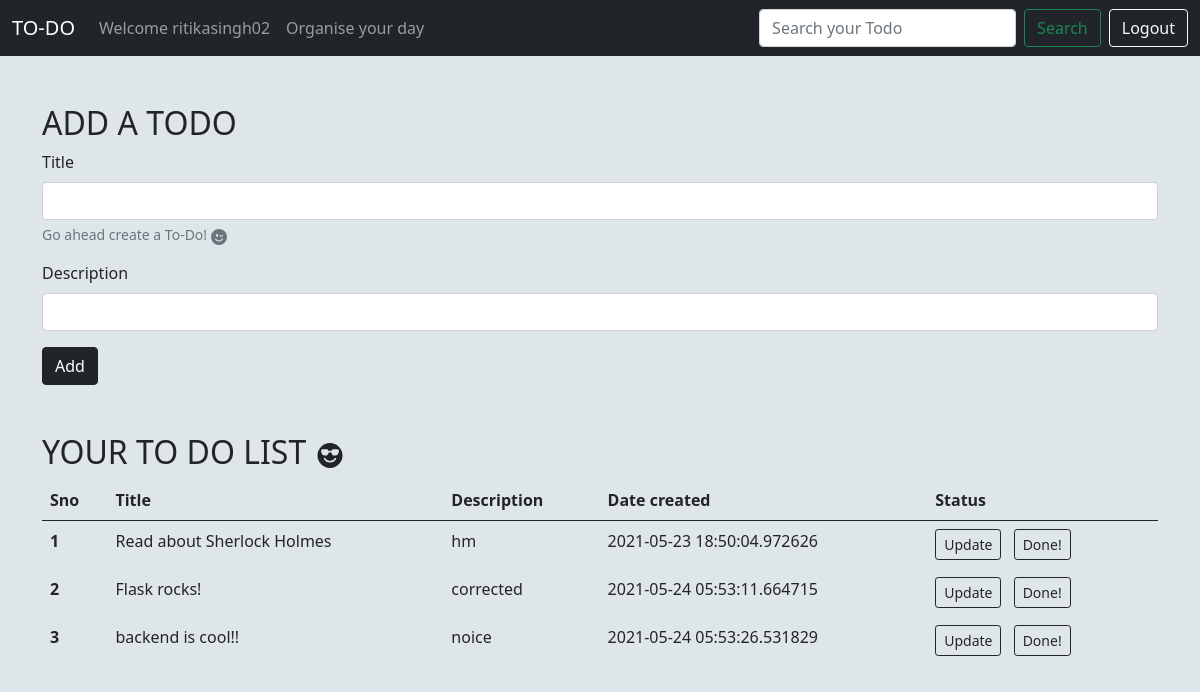
Screenshot of / (signed in) with the database file from the repository.
### app.py (models this page shows, shortened)
class Todo(db.Model):
    _tablename = 'todo'
    sno = db.Column(db.Integer, primary_key=True)
    title = db.Column(db.String(200), nullable=False)
    desc = db.Column(db.String(200), nullable=False)
    user = db.Column(db.String(200), db.ForeignKey('user.uname'))
    date_created = db.Column(db.DateTime, default=datetime.utcnow)

### app.py (the view)
@app.route('/', methods=['GET', 'POST'])
def home():
    if "user" in session:
        uname = session['user']
        if request.method == "POST":
            title = request.form["title"]
            desc = request.form["desc"]
            todo = Todo(title=title, desc=desc, user=uname)
            db.session.add(todo)
            db.session.commit()
        allqueries = Todo.query.filter_by(user=uname).all()
        return render_template('index.html', allqueries=allqueries, user=uname)
    else:
        return redirect(url_for("login"))

### templates/index.html (shortened to what this page needs)
{% extends 'base.html' %}
{%block body%}
    <div class="container my-5">
        <h2>ADD A TODO</h2>
    <form action= "/" method="POST">
        <div class="mb-3">
            <label for="title" class="form-label">Title</label>
            <input type="text" class="form-control" name = "title" id="title" aria-describedby="emailHelp">
            <div id="emailHelp" class="form-text">Go ahead create a To-Do!
            </div>
        </div>
        <div class="mb-3">
            <label for="desc" class="form-label">Description</label>
            <input type="text" class="form-control" name = "desc" id="desc">
        </div>
        <button type="submit" class="btn btn-dark ">Add</button>
        </form>
        </div>
    <div class="container my-5">
        <h2>YOUR TO DO LIST
          </h2>
        <table class="table  table-hover">
          {%if allqueries|length ==0%}
            <div class="alert alert-dark" role="alert">
              NEW DAY? - CREATE A TODO!
            </div>
          {%else%}
            <thead>
              <tr>
                <th scope="col">Sno</th>
                <th scope="col">Title</th>
                <th scope="col">Description</th>
                <th scope="col">Date created</th>
                <th scope="col">Status</th>
              </tr>
            </thead>
            <tbody>
              {% for todo in allqueries%}
              <tr>
                <th scope="row">{{loop.index}}</th>
                <div id = "search-input">
                  <td >{{todo.title}}</td>
                  <td>{{todo.desc}}</td>
                  <td>{{todo.date_created}}</td>
                </div>
                <td><a href = "update/{{todo.sno}}"><button type="button" class="btn btn-outline-dark  btn-sm" >Update</button></a>
                <a href = "delete/{{todo.sno}}"><button type="button" class="btn btn-outline-dark mx-2  btn-sm" >Done!</button></a></td>
              </tr>
              {%endfor%}
              {%endif%}
            </tbody>
          </table>
    </div>
{%endblock%}

### templates/base.html (style rules this page uses)
body { background-color: #dfe6e9; }

### rows the page displays
Todo: title "Read about Sherlock Holmes", desc "hm", date_created "2021-05-23 18:50:04.972626"
Todo: title "Flask rocks!", desc "corrected", date_created "2021-05-24 05:53:11.664715"
Todo: title "backend is cool!!", desc "noice", date_created "2021-05-24 05:53:26.531829"

### other values shown
{{ user }} "ritikasingh02"
